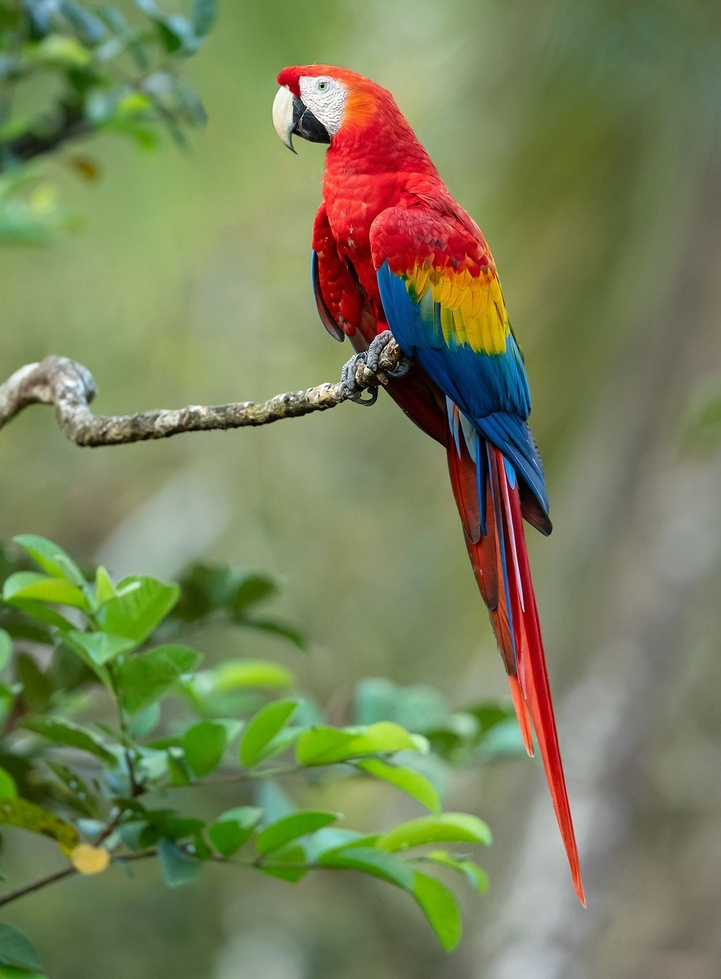
#> input picture source/photo.jpg, 721 x 979 px, shrunk from 1178 x 1600 before the run
$ python morphologival.py
#> lines starting #> are read from the running program, lines starting #| are printed output that depends on the picture; after the words box and inside, x2 and y2 are one past the last pixel; in counts of white or black regions, pixels touching at a corner belong together
import cv2
import numpy as np
import matplotlib.pyplot as plt

# Load the image and convert to grayscale
image = cv2.imread('source/photo.jpg')
#> image is the input picture: shape (979, 721, 3); mean B, G, R 89.3, 128.6, 120.2
gray = cv2.cvtColor(image, cv2.COLOR_BGR2GRAY)
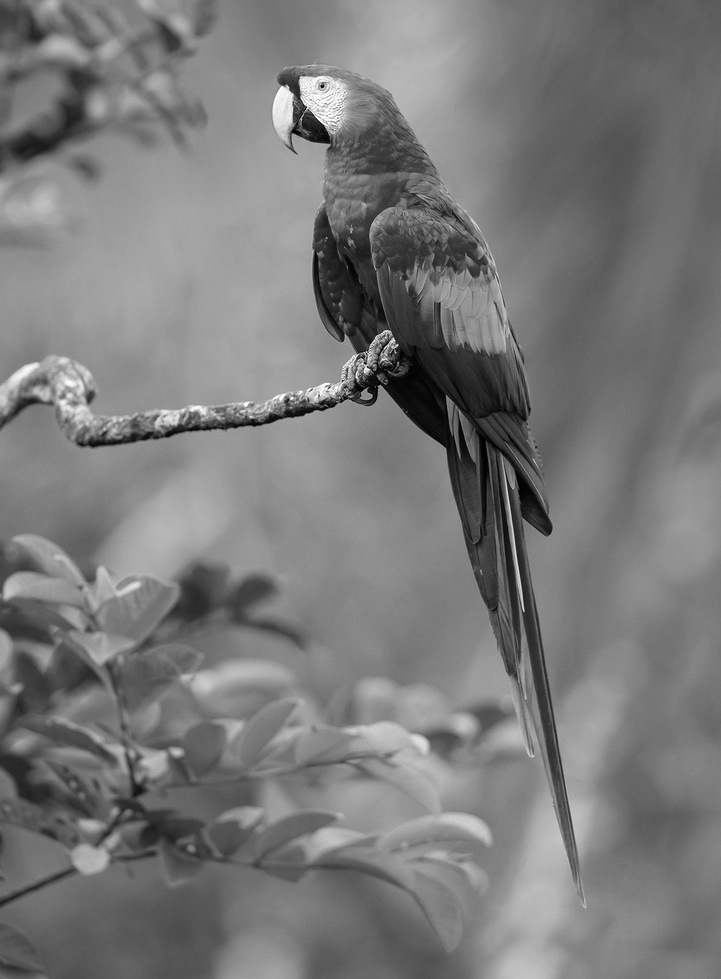
#> gray: shape (979, 721); min 0, max 255, mean 121.6

# Apply binary thresholding
_, thresh = cv2.threshold(gray, 127, 255, cv2.THRESH_BINARY)
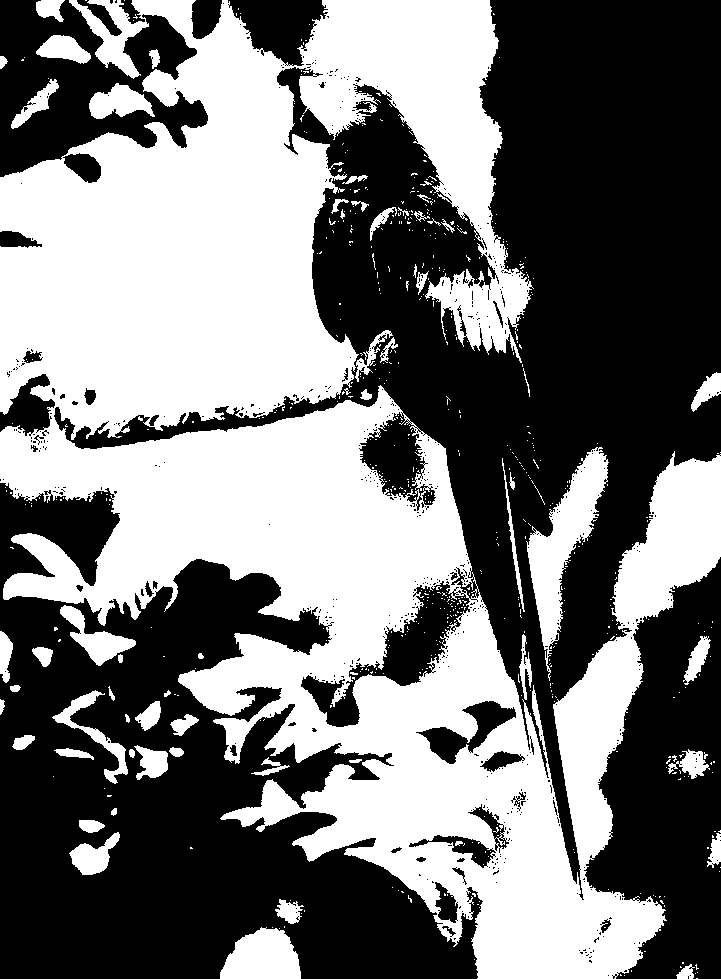
#> thresh: shape (979, 721); 46.1% white; 620 white regions (559 under 20 px), largest, box (x1, y1, x2, y2) and area: (0, 0, 721, 979) 298106, (526, 447, 609, 681) 6304, (220, 927, 301, 979) 3129

# Define a 5x5 rectangular kernel
kernel = cv2.getStructuringElement(cv2.MORPH_RECT, (5, 5))

# Dilate the image (expand white regions)
dilated = cv2.dilate(thresh, kernel, iterations=1)
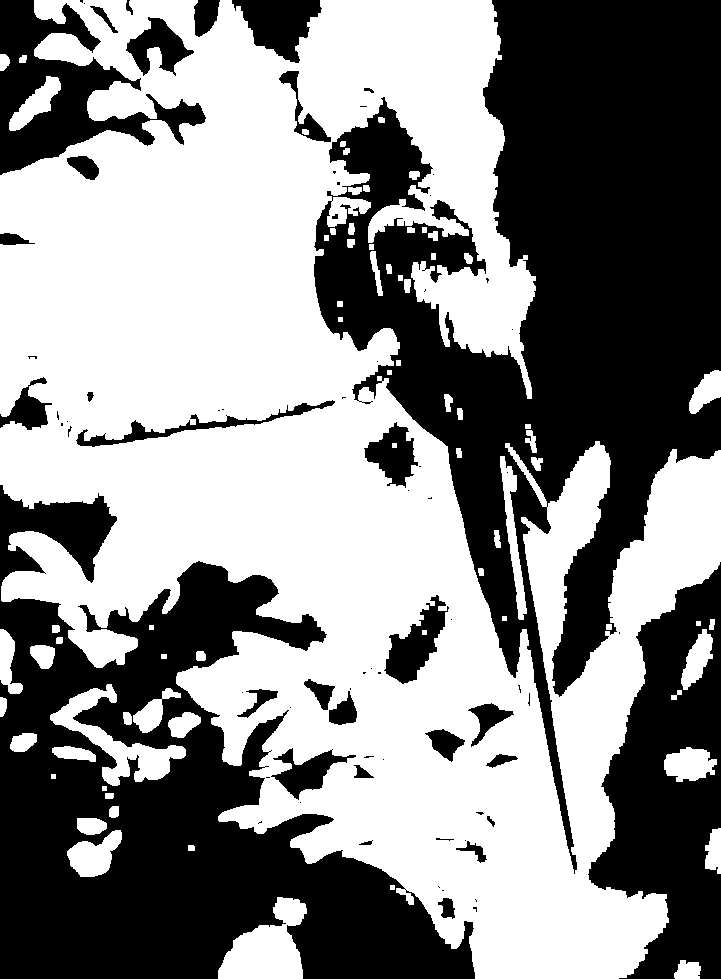
#> dilated: shape (979, 721); 54.1% white; 76 black regions (44 under 20 px), largest, box (x1, y1, x2, y2) and area: (314, 0, 721, 874) 151448, (0, 485, 475, 979) 106676, (588, 562, 721, 979) 31626

# Erode the image (shrink white regions)
eroded = cv2.erode(thresh, kernel, iterations=1)
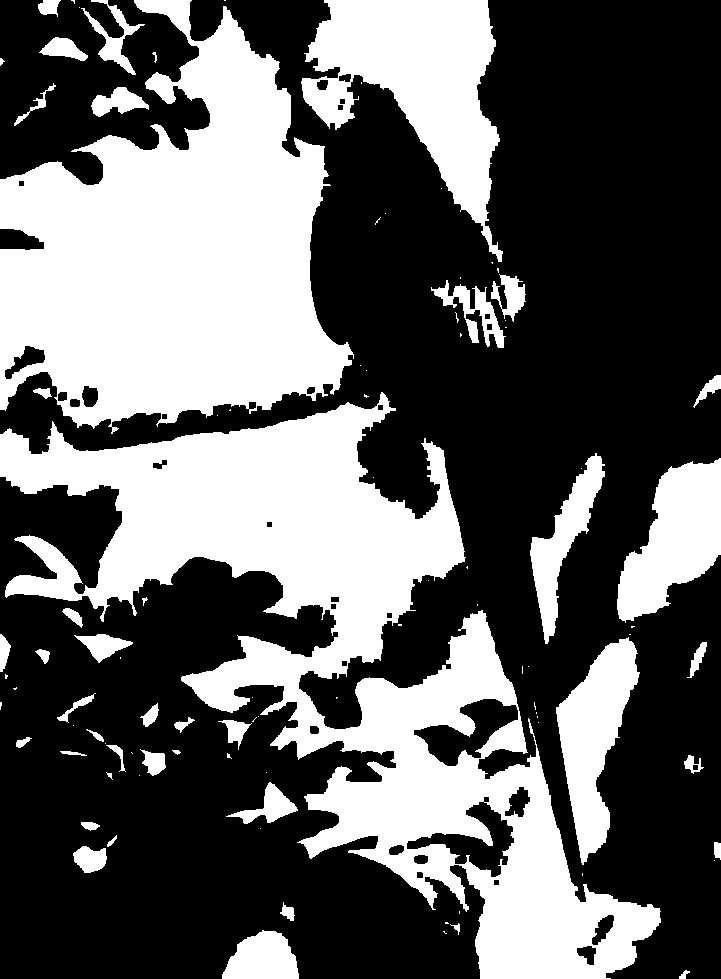
#> eroded: shape (979, 721); 38.5% white; 97 white regions (53 under 20 px), largest, box (x1, y1, x2, y2) and area: (0, 392, 661, 979) 116980, (0, 0, 354, 434) 91541, (301, 0, 503, 262) 24267

# Display all images side by side
plt.figure(figsize=(15, 4))

plt.subplot(1, 3, 1)
plt.imshow(thresh, cmap='gray')
plt.title('Original Threshold')
plt.axis('off')

plt.subplot(1, 3, 2)
plt.imshow(dilated, cmap='gray')
plt.title('Dilated')
plt.axis('off')

plt.subplot(1, 3, 3)
plt.imshow(eroded, cmap='gray')
plt.title('Eroded')
plt.axis('off')

plt.tight_layout()
plt.show()
